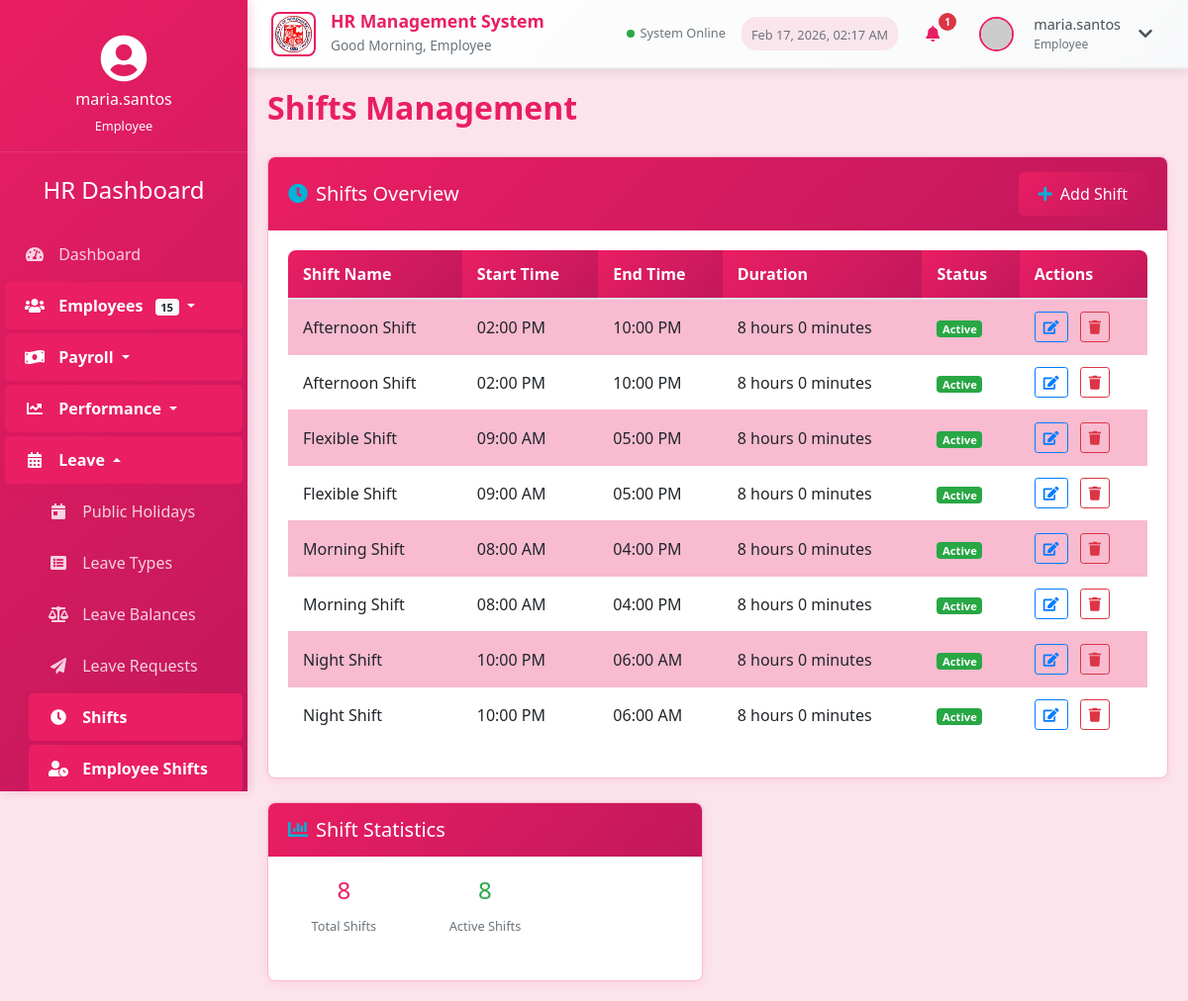
The page /shifts.php (signed in) on the database as committed earlier.
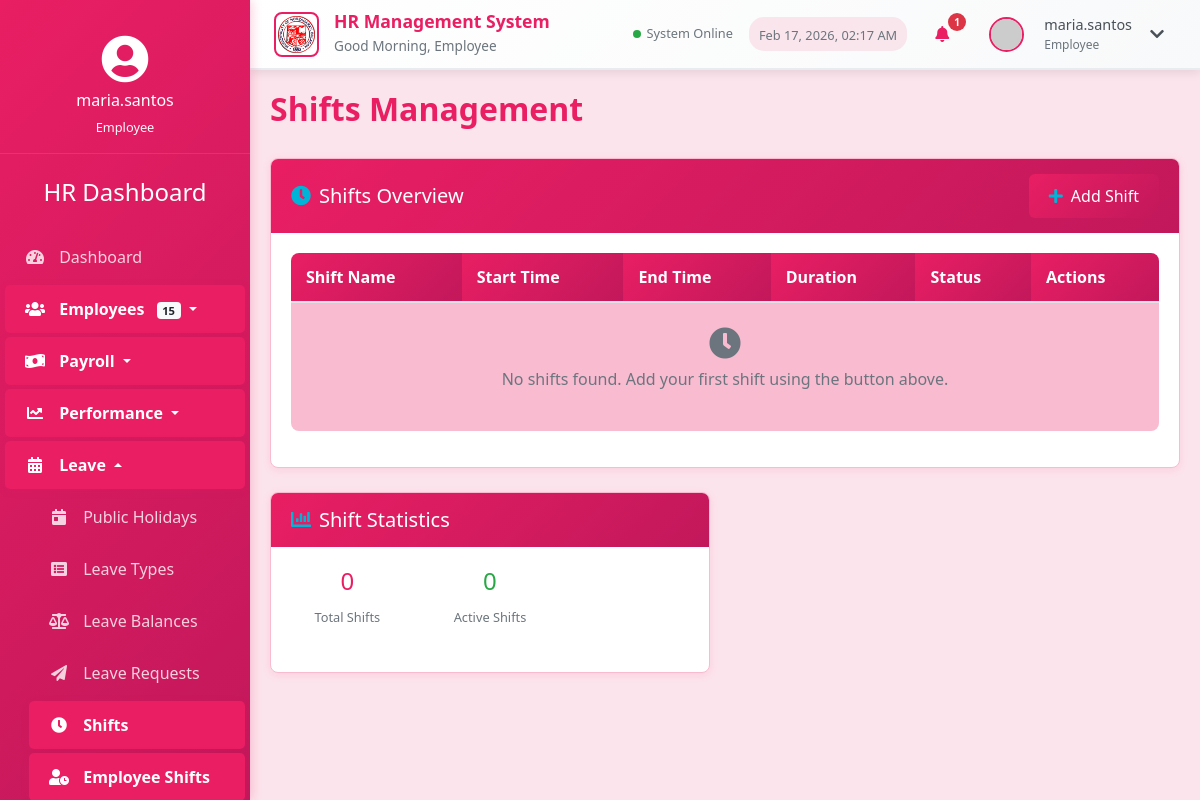
The same page on the database as committed later.
### tables this page shows
CREATE TABLE shifts (
    shift_id INT AUTO_INCREMENT PRIMARY KEY,
    shift_name VARCHAR(50) NOT NULL,
    start_time TIME NOT NULL,
    end_time TIME NOT NULL,
    description TEXT,
    created_at TIMESTAMP DEFAULT CURRENT_TIMESTAMP,
    updated_at TIMESTAMP DEFAULT CURRENT_TIMESTAMP ON UPDATE CURRENT_TIMESTAMP
);

### dp.php (called while the page is built, shortened)
<?php
require_once 'config.php';
function getShifts() {
    global $conn;
    try {
        $sql = "SELECT DISTINCT * FROM shifts ORDER BY shift_name";
        $stmt = $conn->query($sql);
        return $stmt->fetchAll(PDO::FETCH_ASSOC);
    } catch (PDOException $e) {
        return [];
    }
}
?>

### shifts.php (the view, shortened to what the changed rows need)
<?php
require_once 'dp.php';
function calculateDuration($start_time, $end_time) {
    $start = new DateTime($start_time);
    $end = new DateTime($end_time);
    if ($end < $start) {
        $end->modify('+1 day');
    }
    $interval = $start->diff($end);
    return $interval->format('%h hours %i minutes');
}
$shifts = getShifts();
?>
<!DOCTYPE html>
<html lang="en">
<head>
    <link rel="stylesheet" href="https://stackpath.bootstrapcdn.com/bootstrap/4.5.2/css/bootstrap.min.css">
    <link rel="stylesheet" href="https://cdnjs.cloudflare.com/ajax/libs/font-awesome/5.15.1/css/all.min.css">
    <link rel="stylesheet" href="styles.css?v=rose">
</head>
<body>
    <div class="container-fluid">
        <div class="row">
            <div class="main-content">
                <h2 class="section-title">Shifts Management</h2>
                <div class="row mb-4">
                    <div class="col-md-12">
                        <div class="card">
                            <div class="card-body">
                                <div class="table-responsive">
                                    <table class="table table-striped">
                                        <thead>
                                            <tr>
                                                <th>Shift Name</th>
                                                <th>Start Time</th>
                                                <th>End Time</th>
                                                <th>Duration</th>
                                                <th>Status</th>
                                                <th>Actions</th>
                                            </tr>
                                        </thead>
                                        <tbody>
                                            <?php if (empty($shifts)): ?>
                                                <tr>
                                                    <td colspan="6" class="text-center text-muted py-4">
                                                        <i class="fas fa-clock fa-2x mb-2"></i>
                                                        <p>No shifts found. Add your first shift using the button above.</p>
                                                    </td>
                                                </tr>
                                            <?php else: ?>
                                                <?php foreach ($shifts as $shift): ?>
                                                <tr>
                                                    <td><?php echo htmlspecialchars($shift['shift_name']); ?></td>
                                                    <td><?php echo date('h:i A', strtotime($shift['start_time'])); ?></td>
                                                    <td><?php echo date('h:i A', strtotime($shift['end_time'])); ?></td>
                                                    <td><?php echo calculateDuration($shift['start_time'], $shift['end_time']); ?></td>
                                                    <td><span class="shift-status badge badge-success">Active</span></td>
                                                    <td>
                                                        <form method="POST" style="display:inline;">
                                                            <button type="button" class="btn btn-sm btn-outline-primary mr-2" data-toggle="modal" data-target="#editShiftModal"
                                                                    data-id="<?php echo $shift['shift_id']; ?>"
                                                                    data-name="<?php echo htmlspecialchars($shift['shift_name']); ?>"
                                                                    data-starttime="<?php echo $shift['start_time']; ?>"
                                                                    data-endtime="<?php echo $shift['end_time']; ?>"
                                                                    data-description="<?php echo htmlspecialchars($shift['description']); ?>">
                                                                <i class="fas fa-edit"></i>
                                                            </button>
                                                        </form>
                                                        <form method="POST" style="display:inline;">
                                                            <button type="submit" class="btn btn-sm btn-outline-danger" name="deleteShift" onclick="return confirm('Are you sure you want to delete this shift?')">
                                                                <i class="fas fa-trash"></i>
                                                            </button>
                                                        </form>
                                                    </td>
                                                </tr>
                                                <?php endforeach; ?>
                                            <?php endif; ?>
                                        </tbody>
                                    </table>
                                </div>
                            </div>
                        </div>
                    </div>
                </div>
                <div class="row">
                    <div class="col-md-6">
                        <div class="card">
                            <div class="card-body">
                                <div class="row text-center mb-4">
                                    <div class="col-4">
                                        <h4 class="text-primary"><?php echo count($shifts); ?></h4>
                                        <small class="text-muted">Total Shifts</small>
                                    </div>
                                    <div class="col-4">
                                        <h4 class="text-success"><?php echo count($shifts); ?></h4>
                                        <small class="text-muted">Active Shifts</small>
                                    </div>

Rows that differ between the two databases and show on the page:
removed shifts: shift_name "Afternoon Shift", start_time "02:00 PM", end_time "10:00 PM", calculateDuration($shift['start_time'], $shift['end_time']) "8 hours 0 minutes"
removed shifts: shift_name "Afternoon Shift", start_time "02:00 PM", end_time "10:00 PM", calculateDuration($shift['start_time'], $shift['end_time']) "8 hours 0 minutes"
removed shifts: shift_name "Flexible Shift", start_time "09:00 AM", end_time "05:00 PM", calculateDuration($shift['start_time'], $shift['end_time']) "8 hours 0 minutes"
removed shifts: shift_name "Flexible Shift", start_time "09:00 AM", end_time "05:00 PM", calculateDuration($shift['start_time'], $shift['end_time']) "8 hours 0 minutes"
removed shifts: shift_name "Morning Shift", start_time "08:00 AM", end_time "04:00 PM", calculateDuration($shift['start_time'], $shift['end_time']) "8 hours 0 minutes"
removed shifts: shift_name "Morning Shift", start_time "08:00 AM", end_time "04:00 PM", calculateDuration($shift['start_time'], $shift['end_time']) "8 hours 0 minutes"
removed shifts: shift_name "Night Shift", start_time "10:00 PM", end_time "06:00 AM", calculateDuration($shift['start_time'], $shift['end_time']) "8 hours 0 minutes"
removed shifts: shift_name "Night Shift", start_time "10:00 PM", end_time "06:00 AM", calculateDuration($shift['start_time'], $shift['end_time']) "8 hours 0 minutes"
Other text that changed with them:
count($shifts): "8" → "0"
text now shown: "No shifts found. Add your first shift using the button above."
